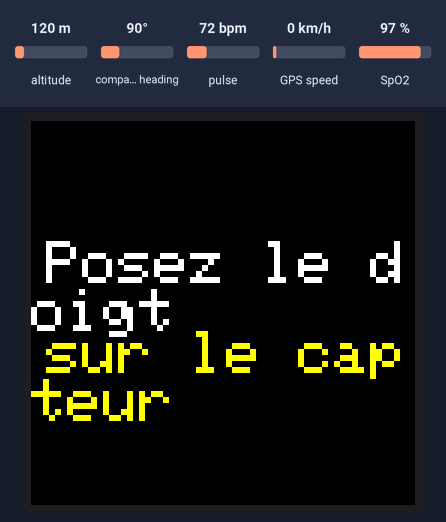
The sketch below on a simulated ESP32. On the bench: 128×128 colour display. Inputs (shaded band) come from the test bench; at power-on: pulse 72 bpm, altitude 120 m, compass heading 90°, GPS speed 0 km/h, SpO2 97 %. The GPS gets a fix after 3 s at 37.7749, -122.4194 with 8 satellites; what the sketch prints to the serial monitor is not drawn.

Above: at 2.3 s.
At 3.3 s:
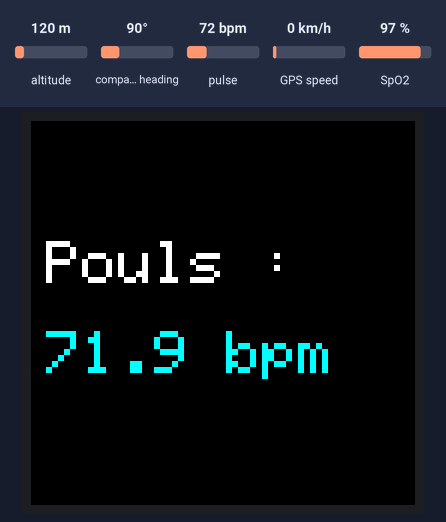
3.4 s: pulse set to 42 bpm
At 11.5 s:
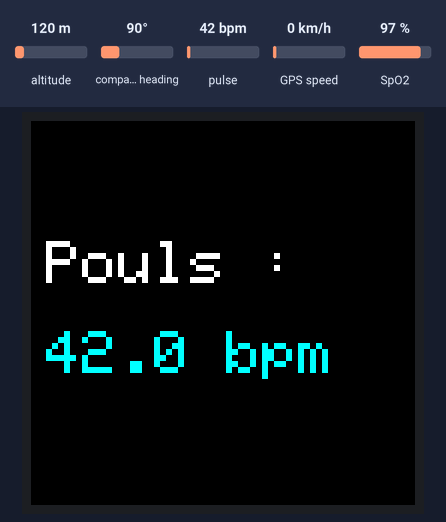
17.4 s: pulse set to 70 bpm
At 25.5 s:
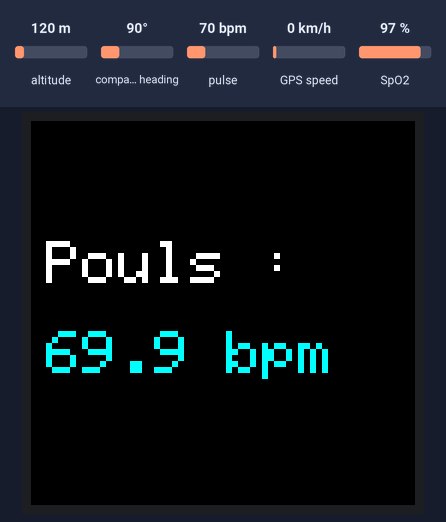
28.9 s: pulse set to 100 bpm
At 32.0 s:
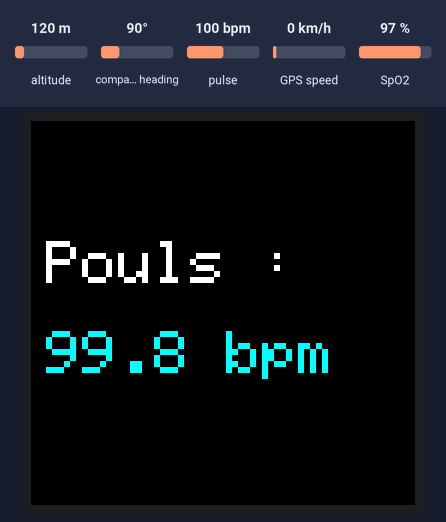
Timing chart, 0 to 33.5 s (numbered marks = the images above; inputs shaded):
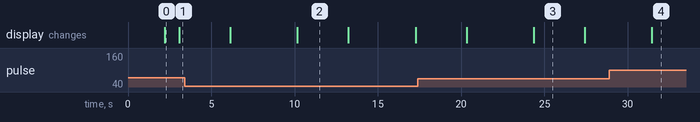

The sketch:

GPS.ino
```cpp
#include <SPI.h>
#include <Wire.h>
#include <Adafruit_GFX.h>
#include <Adafruit_ST7735.h>
#include "MAX30100_PulseOximeter.h"    // Bibliothèque "MAX30100lib" par OXullo (Arduino Library Manager)
#include <TinyGPSPlus.h>      // Bibliothèque "TinyGPSPlus" par Mikal Hart

// ---------- Écran TFT (SPI) ----------
#define TFT_CS   10
#define TFT_DC   5
#define TFT_RST  14
#define TFT_MOSI 11
#define TFT_SCLK 12
SPIClass spiTFT(FSPI);
Adafruit_ST7735 tft = Adafruit_ST7735(&spiTFT, TFT_CS, TFT_DC, TFT_RST);

// ---------- MAX30100 (I2C) ----------
#define I2C_SDA  8
#define I2C_SCL  9
PulseOximeter pox;

// Variables partagées entre tâches (protégées par mutex)
SemaphoreHandle_t dataMutex;
volatile float sharedHeartRate = 0;
volatile uint8_t sharedSpO2 = 0;
volatile bool fingerDetected = false;
volatile uint32_t tsLastBeat = 0;
volatile float measuredBPM = 0;

void onBeatDetected() {
  uint32_t maintenant = millis();
  uint32_t intervalle = maintenant - tsLastBeat;
  tsLastBeat = maintenant;

  if (intervalle > 0) {
    float bpm = 60000.0f / intervalle;
    if (bpm > 40 && bpm < 220) {
      measuredBPM = bpm;
    }
  }
  Serial.println(">> Beat detecte");
}

// ---- Tâche dédiée MAX30100 (Core 0) ----
void max30100Task(void *pvParameters) {
  Wire.begin(I2C_SDA, I2C_SCL);
  Wire.setClock(400000);

  // Diagnostic : liste les adresses I2C présentes sur le bus
  Serial.printf("Scan I2C (SDA=%d, SCL=%d) : ", I2C_SDA, I2C_SCL);
  for (byte addr = 1; addr < 127; addr++) {
    Wire.beginTransmission(addr);
    if (Wire.endTransmission() == 0) {
      Serial.printf("0x%02X ", addr);
    }
  }
  Serial.println();

  if (!pox.begin()) {
    Serial.println("FAILED to init MAX30100");
    vTaskDelete(NULL);
    return;
  }

  pox.setIRLedCurrent(MAX30100_LED_CURR_7_6MA);
  pox.setOnBeatDetectedCallback(onBeatDetected);

  Serial.println("MAX30100 initialise, tache demarree");

  for (;;) {
    pox.update();

    // Pas de battement depuis 3 s = doigt probablement retiré
    bool finger = (millis() - tsLastBeat) < 3000;

    if (xSemaphoreTake(dataMutex, (TickType_t)5) == pdTRUE) {
      sharedHeartRate = measuredBPM;
      sharedSpO2 = pox.getSpO2();
      fingerDetected = finger;
      xSemaphoreGive(dataMutex);
    }

    vTaskDelay(1 / portTICK_PERIOD_MS);
  }
}

// ---------- GPS (UART) ----------
#define GPS_RX   17   // vers TX du module GPS
#define GPS_TX   18   // vers RX du module GPS
HardwareSerial gpsSerial(1);
TinyGPSPlus gps;

void afficherMessage(const char* ligne1, const char* ligne2 = "", uint16_t couleur1 = ST77XX_WHITE, uint16_t couleur2 = ST77XX_GREEN) {
  tft.fillScreen(ST77XX_BLACK);
  tft.setCursor(5, 40);
  tft.setTextSize(2);
  tft.setTextColor(couleur1);
  tft.println(ligne1);
  tft.setCursor(5, 70);
  tft.setTextColor(couleur2);
  tft.println(ligne2);
}

void mesurerPouls() {
  afficherMessage("Posez le doigt", "sur le capteur", ST77XX_WHITE, ST77XX_YELLOW);

  unsigned long depart = millis();
  float hr = 0;

  while (millis() - depart < 15000) {   // timeout 15 s
    if (xSemaphoreTake(dataMutex, (TickType_t)10) == pdTRUE) {
      hr = sharedHeartRate;
      bool finger = fingerDetected;
      xSemaphoreGive(dataMutex);

      if (hr > 0 && finger) break;
    }
    delay(50);
  }

  if (hr > 0) {
    char buf[16];
    dtostrf(hr, 4, 1, buf);
    String txt = String(buf) + " bpm";
    afficherMessage("Pouls :", txt.c_str(), ST77XX_WHITE, ST77XX_CYAN);
  } else {
    afficherMessage("Erreur", "signal", ST77XX_WHITE, ST77XX_RED);
  }
  delay(3000);
}

void afficherCoordonneesGPS() {
  afficherMessage("Recherche", "GPS...", ST77XX_WHITE, ST77XX_YELLOW);

  unsigned long depart = millis();
  bool fixObtenu = false;

  while (millis() - depart < 10000) {   // timeout 10 s
    while (gpsSerial.available() > 0) {
      gps.encode(gpsSerial.read());
    }
    if (gps.location.isValid() && gps.location.isUpdated()) {
      fixObtenu = true;
      break;
    }
  }

  if (fixObtenu) {
    char lat[16], lon[16];
    dtostrf(gps.location.lat(), 8, 5, lat);
    dtostrf(gps.location.lng(), 8, 5, lon);
    afficherMessage(lat, lon, ST77XX_WHITE, ST77XX_CYAN);
  } else {
    afficherMessage("GPS non", "disponible", ST77XX_WHITE, ST77XX_RED);
  }
  delay(4000);
}

void setup() {
  Serial.begin(115200);

  // Écran
  spiTFT.begin(TFT_SCLK, -1, TFT_MOSI, TFT_CS);
  tft.initR(INITR_144GREENTAB);
  tft.setRotation(0);
  tft.fillScreen(ST77XX_BLACK);
  tft.setTextSize(2);
  tft.setCursor(10, 50);
  tft.setTextColor(ST77XX_WHITE);
  tft.print("Bonjour ");
  tft.setTextColor(ST77XX_GREEN);
  tft.println("LABO GIT");
  delay(2000);

  // MAX30100 : tâche dédiée sur Core 0
  dataMutex = xSemaphoreCreateMutex();
  xTaskCreatePinnedToCore(
    max30100Task,
    "MAX30100_Task",
    4096,
    NULL,
    2,
    NULL,
    0
  );

  // GPS
  gpsSerial.begin(9600, SERIAL_8N1, GPS_RX, GPS_TX);
}

void loop() {
  mesurerPouls();
  afficherCoordonneesGPS();
}
```

diagnostic.c
```cpp
//  Systeme expert de diagnostic reseau (fibre optique)


#include <stdio.h>
#include <stdlib.h>

typedef struct {
    double signal_dB;   /* niveau de signal en dB */
    double taux_erreur; /* taux d'erreur en pourcentage (%), ex: 6.5 = 6.5% */
    double temperature; /* temperature de l'equipement en degres Celsius */
} Releve;

const double SEUIL_SIGNAL     = 90.0;  /* dB  */
const double SEUIL_ERREUR     = 5.0;   /* %   */
const double SEUIL_TEMP       = 70.0;  /* °C  */

/* Execute le diagnostic sur une releve et affiche le(s) verdict(s) */
void diagnostiquer(Releve r) {
    int anomalie = 0;

    printf("\n");
    printf("Releve : signal = %.2f dB | erreur = %.2f%% | temperature = %.2f°C\n",
           r.signal_dB, r.taux_erreur, r.temperature);
    printf("\n");

    /* Regle R1 : coupe de fibre optique (independante des autres) */
    if (r.signal_dB < SEUIL_SIGNAL) {
        printf("[ALARME] Suspicion de coupure de la fibre optique (signal < %.0f dB).\n",
               SEUIL_SIGNAL);
        anomalie = 1;
    }

    /* Regle R2 : surchauffe (prioritaire sur la regle R3) */
    if (r.taux_erreur > SEUIL_ERREUR && r.temperature > SEUIL_TEMP) {
        printf("[ALARME] Suspicion de surchauffe de l'equipement (erreur > %.0f%% et T > %.0f°C).\n",
               SEUIL_ERREUR, SEUIL_TEMP);
        anomalie = 1;
    }
    /* Regle R3 : interference ou congestion (erreur excessive sans surchauffe) */
    else if (r.taux_erreur > SEUIL_ERREUR) {
        printf("[ALERTE] Suspicion d'interference ou de congestion de lien (erreur > %.0f%%).\n",
               SEUIL_ERREUR);
        anomalie = 1;
    }
    /* Regle R4 : simple alerte de surveillance (chaleur sans erreur excessive) */
    else if (r.temperature > SEUIL_TEMP) {
        printf("[INFO]   Simple alerte de surveillance (T > %.0f°C sans erreur excessive).\n",
               SEUIL_TEMP);
        anomalie = 1;
    }

    /* Regle R5 : aucune anomalie */
    if (!anomalie) {
        printf("[OK]     Aucune anomalie detectee.\n");
    }

    printf("\n");
}

/* Saisie interactive d'une releve */
Releve saisir_releve(void) {
    Releve r;
    printf("Niveau de signal (dB)        : ");
    scanf("%lf", &r.signal_dB);
    printf("Taux d'erreur (%%):             ");
    scanf("%lf", &r.taux_erreur);
    printf("Temperature (°C)             : ");
    scanf("%lf", &r.temperature);
    return r;
}

int main(void) {
    int choix;
    int index;

    printf("\n");
    printf("  SYSTEME EXPERT DE DIAGNOSTIC MAINTENANCIER\n");
    printf("\n\n");

    /* 1. Tests automatiques / demonstration */
    Releve exemples[] = {
        { 80.0, 2.0, 40.0 },  /* R1 : coupure de fibre */
        { 95.0, 8.5, 85.0 },  /* R2 : surchauffe */
        { 95.0, 7.2, 55.0 },  /* R3 : interference / congestion */
        { 95.0, 2.5, 82.0 },  /* R4 : simple alerte de surveillance */
        { 95.0, 3.0, 40.0 },  /* R5 : aucune anomalie */
    };
    int nb_exemples = (int)(sizeof(exemples) / sizeof(exemples[0]));

    printf(" Demonstration sur cas types \n");
    for (index = 0; index < nb_exemples; index++) {
        diagnostiquer(exemples[index]);
    }

    /* 2. Mode interactif */
    printf(" Saisie interactive \n");
    do {
        printf("Voulez-vous tester une nouvelle releve ? (1 = oui, 0 = non) : ");
        scanf("%d", &choix);
        if (choix == 1) {
            Releve r = saisir_releve();
            diagnostiquer(r);
        }
    } while (choix == 1);

    printf("Fin du diagnostic. Merci.\n");
    return EXIT_SUCCESS;
}
```

Measured:
- after the input at 3.4 s, the display: first differs from a run without the input after 6.8 s (image 2)
- after the input at 17.4 s, the display: first differs from a run without the input after 7.0 s (image 3)
- what the display in image 0 shows lasts 0.9 s, from 2.2 s to 3.1 s
- what the display in image 2 shows lasts 3.0 s, from 10.2 s to 13.2 s
